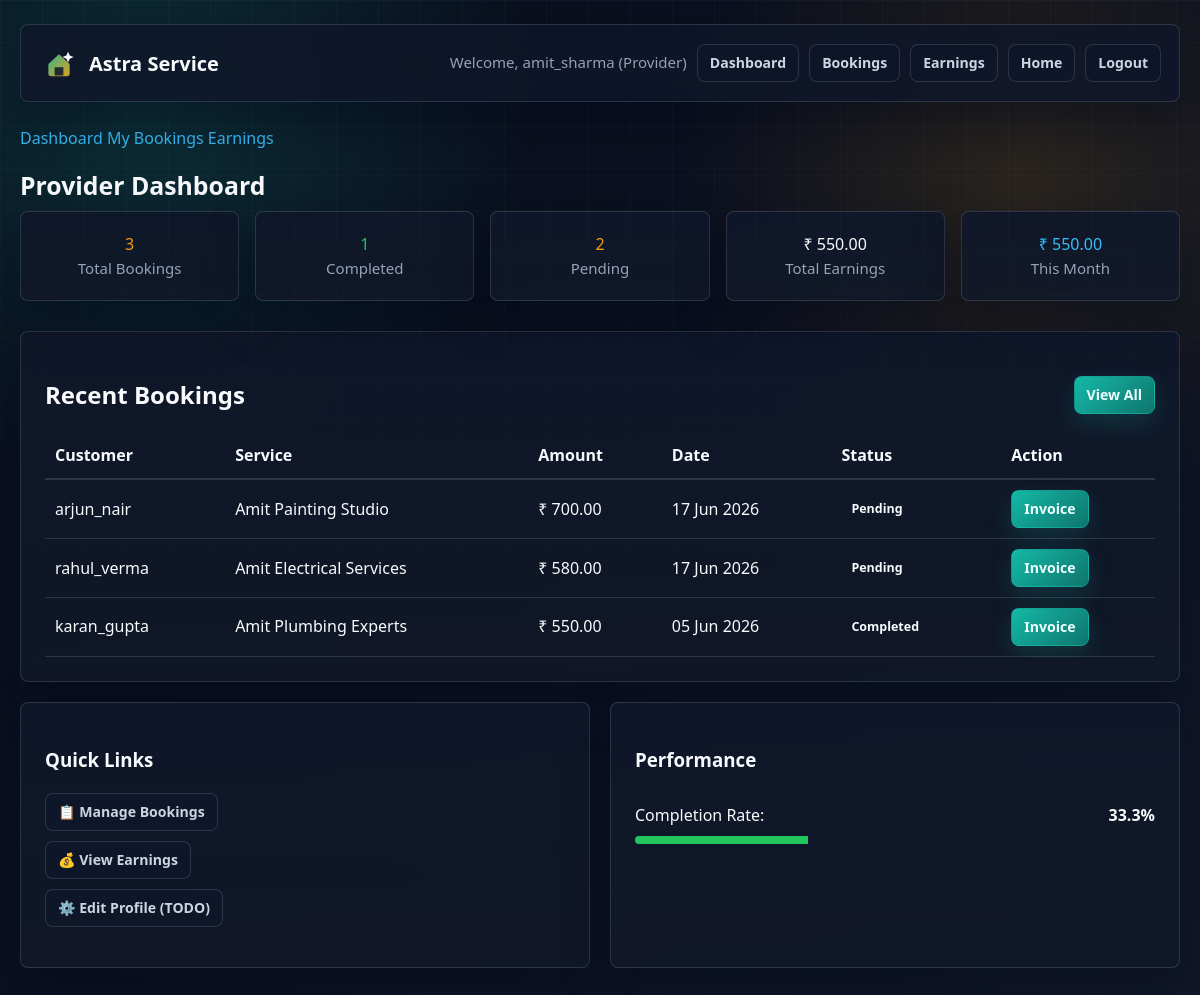
Page /provider/dashboard.php (signed in) on the committed database.
### tables this page shows
CREATE TABLE bookings (
    id INT AUTO_INCREMENT PRIMARY KEY,
    user_id INT,
    service_id INT,
    provider_id INT,
    customer_name VARCHAR(100),
    customer_phone VARCHAR(20),
    customer_address VARCHAR(255),
    service_price DECIMAL(10, 2) DEFAULT 0.00,
    status ENUM('pending', 'confirmed', 'completed', 'cancelled') DEFAULT 'pending',
    booking_date TIMESTAMP DEFAULT CURRENT_TIMESTAMP,
    completion_date DATETIME,
    FOREIGN KEY(user_id) REFERENCES users(id) ON DELETE CASCADE,
    FOREIGN KEY(service_id) REFERENCES services(id) ON DELETE SET NULL,
    FOREIGN KEY(provider_id) REFERENCES users(id) ON DELETE SET NULL
);

CREATE TABLE users (
    id INT AUTO_INCREMENT PRIMARY KEY,
    username VARCHAR(50) NOT NULL UNIQUE,
    email VARCHAR(100) NOT NULL UNIQUE,
    password VARCHAR(255) NOT NULL,
    role ENUM('admin', 'user', 'provider') DEFAULT 'user',
    phone VARCHAR(20),
    address VARCHAR(255),
    created_at TIMESTAMP DEFAULT CURRENT_TIMESTAMP
);

CREATE TABLE services (
    id INT AUTO_INCREMENT PRIMARY KEY,
    category VARCHAR(100) NOT NULL,
    provider_id INT,
    name VARCHAR(100),
    phone VARCHAR(20),
    price DECIMAL(10, 2) DEFAULT 0.00,
    status ENUM('available', 'booked') DEFAULT 'available',
    created_at TIMESTAMP DEFAULT CURRENT_TIMESTAMP,
    FOREIGN KEY(provider_id) REFERENCES users(id) ON DELETE SET NULL
);

### shared/auth.php (called while the page is built, shortened)
<?php
function getCurrentUserId() {
    return $_SESSION['user_id'] ?? null;
}

### shared/functions.php (called while the page is built, shortened)
<?php
function formatCurrency($amount) {
    return '₹ ' . number_format($amount, 2);
}
function formatDate($date) {
    return date('d M Y', strtotime($date));
}
function calculateProviderEarnings($conn, $providerId, $fromDate = null, $toDate = null) {
    $query = "SELECT COALESCE(SUM(service_price), 0) AS total_earnings, COUNT(*) AS completed_bookings FROM bookings WHERE provider_id = ? AND status = 'completed'";
    if ($fromDate && $toDate) {
        $query .= " AND completion_date BETWEEN ? AND ?";
    }
    $stmt = $conn->prepare($query);
    if ($stmt) {
        if ($fromDate && $toDate) {
            $stmt->bind_param('iss', $providerId, $fromDate, $toDate);
        } else {
            $stmt->bind_param('i', $providerId);
        }
        $stmt->execute();
        $result = $stmt->get_result();
        $data = $result && $result->num_rows > 0 ? $result->fetch_assoc() : ['total_earnings' => 0, 'completed_bookings' => 0];
        return $data;
    }
    return ['total_earnings' => 0, 'completed_bookings' => 0];
}
function getProviderStats($conn, $providerId) {
    $stats = [
        'total_bookings' => 0,
        'completed_bookings' => 0,
        'pending_bookings' => 0,
        'total_earnings' => 0,
        'rating' => 0
    ];
    $stmt = $conn->prepare("SELECT COUNT(*) AS count FROM bookings WHERE provider_id = ?");
    if ($stmt) {
        $stmt->bind_param('i', $providerId);
        $stmt->execute();
        $result = $stmt->get_result();
        $row = $result->fetch_assoc();
        $stats['total_bookings'] = $row['count'];
    }
    $stmt = $conn->prepare("SELECT COUNT(*) AS count FROM bookings WHERE provider_id = ? AND status = 'completed'");
    if ($stmt) {
        $stmt->bind_param('i', $providerId);
        $stmt->execute();
        $result = $stmt->get_result();
        $row = $result->fetch_assoc();
        $stats['completed_bookings'] = $row['count'];
    }
    $stmt = $conn->prepare("SELECT COUNT(*) AS count FROM bookings WHERE provider_id = ? AND status IN ('pending', 'confirmed')");
    if ($stmt) {
        $stmt->bind_param('i', $providerId);
        $stmt->execute();
        $result = $stmt->get_result();
        $row = $result->fetch_assoc();
        $stats['pending_bookings'] = $row['count'];
    }
    $earnings = calculateProviderEarnings($conn, $providerId);
    $stats['total_earnings'] = $earnings['total_earnings'];
    return $stats;
}

### provider/dashboard.php (the view, shortened to what this page needs)
<?php
include_once '../shared/auth.php';
include_once '../shared/functions.php';
include_once '../shared/functions.php';
$conn = getDbConnection();
$providerId = getCurrentUserId();
$stats = getProviderStats($conn, $providerId);
$recentBookings = [];
$result = $conn->query("
    SELECT b.id, b.booking_date, b.status, b.service_price,
           s.name AS service_name, s.category,
           u.username AS customer_name
    FROM bookings b
    LEFT JOIN services s ON b.service_id = s.id
    LEFT JOIN users u ON b.user_id = u.id
    WHERE b.provider_id = $providerId
    ORDER BY b.booking_date DESC
    LIMIT 5
");
if ($result) {
    while ($row = $result->fetch_assoc()) {
        $recentBookings[] = $row;
    }
}
$currentMonth = date('Y-m-01');
$nextMonth = date('Y-m-01', strtotime('+1 month'));
$monthlyEarnings = calculateProviderEarnings($conn, $providerId, $currentMonth, $nextMonth);
?>
<?php include '../shared/header.php'; ?>
    <div class="breadcrumb" style="margin-bottom: 20px;">
        <a href="dashboard.php" class="active">Dashboard</a>
        <a href="my_bookings.php">My Bookings</a>
        <a href="earnings.php">Earnings</a>
    </div>
    <h1 class="h1" style="margin-top: 20px;">Provider Dashboard</h1>
    <div class="grid" style="grid-template-columns: repeat(auto-fit, minmax(200px, 1fr)); gap: 16px; margin-bottom: 30px;">
        <div class="card" style="text-align: center; padding: 20px;">
            <div class="h3" style="margin: 0; color: var(--accent-2);"><?php echo $stats['total_bookings']; ?></div>
            <div class="small">Total Bookings</div>
        </div>
        <div class="card" style="text-align: center; padding: 20px;">
            <div class="h3" style="margin: 0; color: var(--success);"><?php echo $stats['completed_bookings']; ?></div>
            <div class="small">Completed</div>
        </div>
        <div class="card" style="text-align: center; padding: 20px;">
            <div class="h3" style="margin: 0; color: var(--warning);"><?php echo $stats['pending_bookings']; ?></div>
            <div class="small">Pending</div>
        </div>
        <div class="card" style="text-align: center; padding: 20px;">
            <div class="h3" style="margin: 0; color: var(--accent-1);"><?php echo formatCurrency($stats['total_earnings']); ?></div>
            <div class="small">Total Earnings</div>
        </div>
        <div class="card" style="text-align: center; padding: 20px;">
            <div class="h3" style="margin: 0; color: var(--accent-3);"><?php echo formatCurrency($monthlyEarnings['total_earnings']); ?></div>
            <div class="small">This Month</div>
        </div>
    </div>
    <div class="card">
        <div style="display: flex; justify-content: space-between; align-items: center;">
            <h2 class="h2">Recent Bookings</h2>
            <a href="my_bookings.php" class="btn btn-sm">View All</a>
        </div>
        <?php if (empty($recentBookings)): ?>
            <p class="small">No bookings yet. Promote your services to get started!</p>
        <?php else: ?>
            <div style="overflow-x: auto;">
                <table style="width: 100%; border-collapse: collapse;">
                    <thead>
                        <tr style="border-bottom: 2px solid var(--border);">
                            <th style="padding: 10px; text-align: left;">Customer</th>
                            <th style="padding: 10px; text-align: left;">Service</th>
                            <th style="padding: 10px; text-align: left;">Amount</th>
                            <th style="padding: 10px; text-align: left;">Date</th>
                            <th style="padding: 10px; text-align: left;">Status</th>
                            <th style="padding: 10px; text-align: left;">Action</th>
                        </tr>
                    </thead>
                    <tbody>
                        <?php foreach ($recentBookings as $booking): ?>
                            <tr style="border-bottom: 1px solid var(--border);">
                                <td style="padding: 10px;"><?php echo htmlspecialchars($booking['customer_name'] ?? '-'); ?></td>
                                <td style="padding: 10px;"><?php echo htmlspecialchars($booking['service_name'] ?? '-'); ?></td>
                                <td style="padding: 10px;"><?php echo formatCurrency($booking['service_price'] ?? 0); ?></td>
                                <td style="padding: 10px;"><?php echo formatDate($booking['booking_date']); ?></td>
                                <td style="padding: 10px;"><span class="status-badge status-<?php echo htmlspecialchars($booking['status']); ?>"><?php echo ucfirst(htmlspecialchars($booking['status'])); ?></span></td>
                                <td style="padding: 10px;">
                                    <a href="invoice.php?booking_id=<?php echo intval($booking['id']); ?>" class="btn btn-sm">Invoice</a>
                                </td>
                            </tr>
                        <?php endforeach; ?>
                    </tbody>
                </table>
            </div>
        <?php endif; ?>
    </div>
    <div style="display: grid; grid-template-columns: 1fr 1fr; gap: 20px; margin-top: 20px;">
        <div class="card">
            <h3 class="h3">Quick Links</h3>
            <ul style="list-style: none; padding: 0;">
                <li style="margin-bottom: 10px;"><a href="my_bookings.php" class="btn btn-sm secondary">📋 Manage Bookings</a></li>
                <li style="margin-bottom: 10px;"><a href="earnings.php" class="btn btn-sm secondary">💰 View Earnings</a></li>
                <li><a href="../../admin/dashboard.php" class="btn btn-sm secondary">⚙️ Edit Profile (TODO)</a></li>
            </ul>
        </div>
        <div class="card">
            <h3 class="h3">Performance</h3>
            <div style="padding: 10px 0;">
                <div style="display: flex; justify-content: space-between; margin-bottom: 8px;">
                    <span>Completion Rate:</span>
                    <strong><?php echo $stats['total_bookings'] > 0 ? round(($stats['completed_bookings'] / $stats['total_bookings']) * 100, 1) . '%' : '0%'; ?></strong>
                </div>
                <div style="width: 100%; background-color: var(--bg-secondary); border-radius: 4px; height: 8px; overflow: hidden;">
                    <div style="background-color: var(--success); height: 100%; width: <?php echo $stats['total_bookings'] > 0 ? round(($stats['completed_bookings'] / $stats['total_bookings']) * 100, 1) : 0; ?>%;"></div>
                </div>
            </div>
        </div>
    </div>
<?php include '../shared/footer.php'; ?>

### assets/css/style.css (style rules this page uses)
:root { --bg: #0b1120; --bg-soft: #111827; --surface: rgba(15, 23, 42, 0.9); --surface-2: #162033; --surface-3: #1f2937; --text: #f8fafc; --text-secondary: #cbd5e1; --muted: #94a3b8; --border: rgba(148, 163, 184, 0.22); --accent: #14b8a6; --accent-2: #f59e0b; --accent-3: #38bdf8; --accent-dark: #0f766e; --success: #22c55e; --warning: #f59e0b; --danger: #ef4444; --shadow: rgba(2, 6, 23, 0.42); --radius: 8px; }
* { box-sizing: border-box; }
html, body { min-height: 100%; margin: 0; }
body { font-family: "Segoe UI", Arial, sans-serif; color: var(--text); background: radial-gradient(circle at 12% 10%, rgba(20, 184, 166, 0.18), transparent 28%), radial-gradient(circle at 85% 18%, rgba(245, 158, 11, 0.13), transparent 26%), linear-gradient(135deg, #090f1d 0%, var(--bg) 48%, #111827 100%); line-height: 1.55; }
body::before { content: ""; position: fixed; inset: 0; pointer-events: none; background-image: linear-gradient(rgba(255, 255, 255, 0.035) 1px, transparent 1px), linear-gradient(90deg, rgba(255, 255, 255, 0.035) 1px, transparent 1px); background-size: 42px 42px; mask-image: linear-gradient(to bottom, rgba(0, 0, 0, 0.75), transparent 72%); }
a { color: var(--accent-3); text-decoration: none; transition: color 0.2s ease, border-color 0.2s ease, transform 0.2s ease; }
.card { border: 1px solid var(--border); border-radius: var(--radius); background: linear-gradient(180deg, rgba(15, 23, 42, 0.96), rgba(17, 24, 39, 0.9)); box-shadow: 0 18px 48px var(--shadow); padding: 24px; }
.grid, .card-container { display: grid; grid-template-columns: repeat(auto-fit, minmax(240px, 1fr)); gap: 18px; }
.h1 { margin: 0 0 12px; font-size: clamp(1.55rem, 2vw, 2.15rem); line-height: 1.15; letter-spacing: 0; }
.small, .text-muted { color: var(--muted); font-size: 0.94rem; }
.btn { display: inline-flex; align-items: center; justify-content: center; gap: 8px; min-height: 40px; padding: 10px 16px; border: 1px solid rgba(20, 184, 166, 0.35); border-radius: var(--radius); background: linear-gradient(135deg, var(--accent), var(--accent-dark)); color: #ecfeff; cursor: pointer; font-weight: 800; font-family: inherit; text-decoration: none; box-shadow: 0 10px 26px rgba(20, 184, 166, 0.18); transition: transform 0.2s ease, box-shadow 0.2s ease, border-color 0.2s ease, background 0.2s ease; }
.btn.secondary { background: rgba(15, 23, 42, 0.82); color: var(--text-secondary); border-color: var(--border); box-shadow: none; }
.btn-sm { min-height: 34px; padding: 7px 12px; font-size: 0.88rem; }
.status-badge, .badge { display: inline-flex; align-items: center; width: fit-content; padding: 5px 10px; border-radius: 999px; font-size: 0.78rem; font-weight: 800; text-transform: capitalize; }

### rows in the picture
bookings: user.username "arjun_nair", service.name "Amit Painting Studio", service_price "₹ 700.00", booking_date "17 Jun 2026", status "Pending"
bookings: user.username "rahul_verma", service.name "Amit Electrical Services", service_price "₹ 580.00", booking_date "17 Jun 2026", status "Pending"
bookings: user.username "karan_gupta", service.name "Amit Plumbing Experts", service_price "₹ 550.00", booking_date "05 Jun 2026", status "Completed"

### other values in the picture
getCurrentUsername() "amit_sharma"
getCurrentUserRole() "Provider"
$stats['total_bookings'] "3"
$stats['completed_bookings'] "1"
$stats['pending_bookings'] "2"
formatCurrency($stats['total_earnings']) "₹ 550.00"
formatCurrency($monthlyEarnings['total_earnings']) "₹ 550.00"
